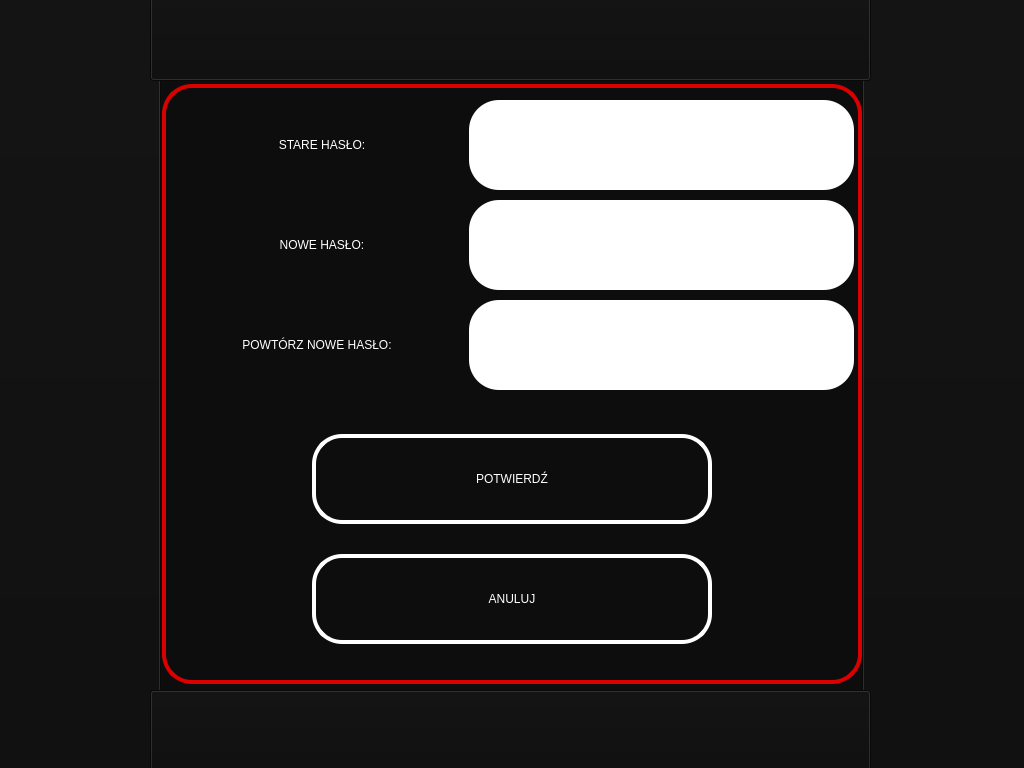
<?xml version="1.0" encoding="UTF-8"?>
<ui version="4.0">
 <class>PasswordChangeScreen</class>
 <widget class="QDialog" name="PasswordChangeScreen">
  <property name="windowModality">
   <enum>Qt::NonModal</enum>
  </property>
  <property name="geometry">
   <rect>
    <x>0</x>
    <y>0</y>
    <width>1024</width>
    <height>768</height>
   </rect>
  </property>
  <property name="windowTitle">
   <string>Dialog</string>
  </property>
  <property name="styleSheet">
   <string notr="true">background-color: rgb(13, 13, 13);
</string>
  </property>
  <widget class="QPushButton" name="potwierdz">
   <property name="geometry">
    <rect>
     <x>312</x>
     <y>434</y>
     <width>400</width>
     <height>90</height>
    </rect>
   </property>
   <property name="minimumSize">
    <size>
     <width>0</width>
     <height>0</height>
    </size>
   </property>
   <property name="maximumSize">
    <size>
     <width>16777215</width>
     <height>16777215</height>
    </size>
   </property>
   <property name="styleSheet">
    <string notr="true">background-color: rgb(13, 13, 13);
border-style: solid;
border-width:4px;
border-radius:30px;
border-color: white;

font: 75 30pt &quot;Tahoma&quot;;
color: rgb(255, 255, 255);</string>
   </property>
   <property name="text">
    <string>POTWIERDŹ</string>
   </property>
  </widget>
  <widget class="QLabel" name="forma">
   <property name="geometry">
    <rect>
     <x>172</x>
     <y>200</y>
     <width>300</width>
     <height>90</height>
    </rect>
   </property>
   <property name="minimumSize">
    <size>
     <width>300</width>
     <height>90</height>
    </size>
   </property>
   <property name="maximumSize">
    <size>
     <width>300</width>
     <height>90</height>
    </size>
   </property>
   <property name="layoutDirection">
    <enum>Qt::RightToLeft</enum>
   </property>
   <property name="styleSheet">
    <string notr="true">border-style: none;
font: 75 30pt &quot;Tahoma&quot;;
color: rgb(255, 255, 255);</string>
   </property>
   <property name="text">
    <string>NOWE HASŁO:</string>
   </property>
   <property name="alignment">
    <set>Qt::AlignCenter</set>
   </property>
  </widget>
  <widget class="QLabel" name="kupujesz">
   <property name="geometry">
    <rect>
     <x>172</x>
     <y>100</y>
     <width>300</width>
     <height>90</height>
    </rect>
   </property>
   <property name="minimumSize">
    <size>
     <width>300</width>
     <height>90</height>
    </size>
   </property>
   <property name="maximumSize">
    <size>
     <width>300</width>
     <height>90</height>
    </size>
   </property>
   <property name="layoutDirection">
    <enum>Qt::RightToLeft</enum>
   </property>
   <property name="styleSheet">
    <string notr="true">font: 75 30pt &quot;Tahoma&quot;;
color: rgb(255, 255, 255);
border-style: none;</string>
   </property>
   <property name="text">
    <string>STARE HASŁO:</string>
   </property>
   <property name="alignment">
    <set>Qt::AlignCenter</set>
   </property>
  </widget>
  <widget class="QPushButton" name="close">
   <property name="geometry">
    <rect>
     <x>312</x>
     <y>554</y>
     <width>400</width>
     <height>90</height>
    </rect>
   </property>
   <property name="minimumSize">
    <size>
     <width>0</width>
     <height>0</height>
    </size>
   </property>
   <property name="maximumSize">
    <size>
     <width>16777215</width>
     <height>16777215</height>
    </size>
   </property>
   <property name="styleSheet">
    <string notr="true">background-color: rgb(13, 13, 13);
border-style: solid;
border-width:4px;
border-radius:30px;
border-color: white;

font: 75 30pt &quot;Tahoma&quot;;
color: rgb(255, 255, 255);</string>
   </property>
   <property name="text">
    <string>ANULUJ</string>
   </property>
  </widget>
  <widget class="QLabel" name="forma_2">
   <property name="geometry">
    <rect>
     <x>167</x>
     <y>300</y>
     <width>300</width>
     <height>90</height>
    </rect>
   </property>
   <property name="minimumSize">
    <size>
     <width>300</width>
     <height>90</height>
    </size>
   </property>
   <property name="maximumSize">
    <size>
     <width>300</width>
     <height>90</height>
    </size>
   </property>
   <property name="layoutDirection">
    <enum>Qt::RightToLeft</enum>
   </property>
   <property name="styleSheet">
    <string notr="true">border-style: none;
font: 75 19pt &quot;Tahoma&quot;;
color: rgb(255, 255, 255);</string>
   </property>
   <property name="text">
    <string>POWTÓRZ NOWE HASŁO:</string>
   </property>
   <property name="alignment">
    <set>Qt::AlignCenter</set>
   </property>
  </widget>
  <widget class="QLineEdit" name="oldPassword">
   <property name="geometry">
    <rect>
     <x>469</x>
     <y>100</y>
     <width>385</width>
     <height>90</height>
    </rect>
   </property>
   <property name="minimumSize">
    <size>
     <width>0</width>
     <height>0</height>
    </size>
   </property>
   <property name="maximumSize">
    <size>
     <width>16777215</width>
     <height>16777215</height>
    </size>
   </property>
   <property name="styleSheet">
    <string notr="true">color: rgb(0, 0, 0);
background-color: rgb(255, 255, 255);
font: 75 30pt &quot;Tahoma&quot;;

border-style: none;
border-width:4px;
border-radius:30px;</string>
   </property>
   <property name="echoMode">
    <enum>QLineEdit::Normal</enum>
   </property>
  </widget>
  <widget class="QLineEdit" name="newPassword">
   <property name="geometry">
    <rect>
     <x>469</x>
     <y>200</y>
     <width>385</width>
     <height>90</height>
    </rect>
   </property>
   <property name="minimumSize">
    <size>
     <width>0</width>
     <height>0</height>
    </size>
   </property>
   <property name="maximumSize">
    <size>
     <width>16777215</width>
     <height>16777215</height>
    </size>
   </property>
   <property name="styleSheet">
    <string notr="true">color: rgb(0, 0, 0);
background-color: rgb(255, 255, 255);
font: 75 30pt &quot;Tahoma&quot;;

border-style: none;
border-width:4px;
border-radius:30px;</string>
   </property>
   <property name="echoMode">
    <enum>QLineEdit::Normal</enum>
   </property>
  </widget>
  <widget class="QLineEdit" name="newPassword2">
   <property name="geometry">
    <rect>
     <x>469</x>
     <y>300</y>
     <width>385</width>
     <height>90</height>
    </rect>
   </property>
   <property name="minimumSize">
    <size>
     <width>0</width>
     <height>0</height>
    </size>
   </property>
   <property name="maximumSize">
    <size>
     <width>16777215</width>
     <height>16777215</height>
    </size>
   </property>
   <property name="styleSheet">
    <string notr="true">color: rgb(0, 0, 0);
background-color: rgb(255, 255, 255);
font: 75 30pt &quot;Tahoma&quot;;

border-style: none;
border-width:4px;
border-radius:30px;</string>
   </property>
   <property name="echoMode">
    <enum>QLineEdit::Normal</enum>
   </property>
  </widget>
  <widget class="QPushButton" name="pushButton">
   <property name="geometry">
    <rect>
     <x>162</x>
     <y>84</y>
     <width>700</width>
     <height>600</height>
    </rect>
   </property>
   <property name="styleSheet">
    <string notr="true">background-color: rgb(13, 13, 13);
border-style: solid;
border-width:4px;
border-radius:30px;
border-color:  rgb(218, 0, 0);;</string>
   </property>
   <property name="text">
    <string>PushButton</string>
   </property>
  </widget>
  <widget class="QPushButton" name="pushButton_2">
   <property name="geometry">
    <rect>
     <x>-10</x>
     <y>-10</y>
     <width>171</width>
     <height>791</height>
    </rect>
   </property>
   <property name="styleSheet">
    <string notr="true">background-color: rgb(13, 13, 13);</string>
   </property>
   <property name="text">
    <string/>
   </property>
  </widget>
  <widget class="QPushButton" name="pushButton_3">
   <property name="geometry">
    <rect>
     <x>862</x>
     <y>-10</y>
     <width>171</width>
     <height>791</height>
    </rect>
   </property>
   <property name="styleSheet">
    <string notr="true">background-color: rgb(13, 13, 13);</string>
   </property>
   <property name="text">
    <string/>
   </property>
  </widget>
  <widget class="QPushButton" name="pushButton_4">
   <property name="geometry">
    <rect>
     <x>150</x>
     <y>690</y>
     <width>721</width>
     <height>81</height>
    </rect>
   </property>
   <property name="styleSheet">
    <string notr="true">background-color: rgb(13, 13, 13);</string>
   </property>
   <property name="text">
    <string/>
   </property>
  </widget>
  <widget class="QPushButton" name="pushButton_5">
   <property name="geometry">
    <rect>
     <x>150</x>
     <y>-10</y>
     <width>721</width>
     <height>91</height>
    </rect>
   </property>
   <property name="styleSheet">
    <string notr="true">background-color: rgb(13, 13, 13);</string>
   </property>
   <property name="text">
    <string/>
   </property>
  </widget>
  <zorder>pushButton</zorder>
  <zorder>potwierdz</zorder>
  <zorder>forma</zorder>
  <zorder>kupujesz</zorder>
  <zorder>close</zorder>
  <zorder>forma_2</zorder>
  <zorder>oldPassword</zorder>
  <zorder>newPassword</zorder>
  <zorder>newPassword2</zorder>
  <zorder>pushButton_2</zorder>
  <zorder>pushButton_3</zorder>
  <zorder>pushButton_4</zorder>
  <zorder>pushButton_5</zorder>
 </widget>
 <resources/>
 <connections/>
</ui>
